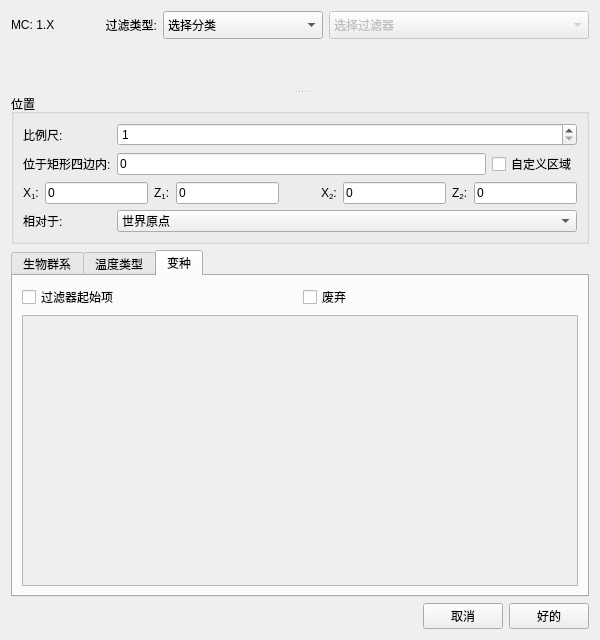
<?xml version="1.0" encoding="UTF-8"?>
<ui version="4.0">
 <class>FilterDialog</class>
 <widget class="QDialog" name="FilterDialog">
  <property name="geometry">
   <rect>
    <x>0</x>
    <y>0</y>
    <width>600</width>
    <height>640</height>
   </rect>
  </property>
  <property name="windowTitle">
   <string>新建过滤器</string>
  </property>
  <layout class="QGridLayout" name="gridLayout_3">
   <item row="0" column="0">
    <layout class="QGridLayout" name="gridLayout_2">
     <item row="0" column="0">
      <widget class="QLabel" name="labelMC">
       <property name="text">
        <string>MC: 1.X</string>
       </property>
      </widget>
     </item>
     <item row="0" column="3">
      <widget class="QComboBox" name="comboBoxCat">
       <property name="minimumSize">
        <size>
         <width>160</width>
         <height>0</height>
        </size>
       </property>
       <property name="sizeAdjustPolicy">
        <enum>QComboBox::AdjustToMinimumContentsLengthWithIcon</enum>
       </property>
       <property name="iconSize">
        <size>
         <width>20</width>
         <height>20</height>
        </size>
       </property>
       <item>
        <property name="text">
         <string>选择分类</string>
        </property>
       </item>
       <item>
        <property name="text">
         <string>算法辅助工具</string>
        </property>
        <property name="icon">
         <iconset resource="../icons.qrc">
          <normaloff>:/icons/helper.png</normaloff>:/icons/helper.png</iconset>
        </property>
       </item>
       <item>
        <property name="text">
         <string>四联结构</string>
        </property>
        <property name="icon">
         <iconset resource="../icons.qrc">
          <normaloff>:/icons/quad.png</normaloff>:/icons/quad.png</iconset>
        </property>
       </item>
       <item>
        <property name="text">
         <string>结构</string>
        </property>
        <property name="icon">
         <iconset resource="../icons.qrc">
          <normaloff>:/icons/stronghold.png</normaloff>:/icons/stronghold.png</iconset>
        </property>
       </item>
       <item>
        <property name="text">
         <string>主世界生物群系过滤</string>
        </property>
        <property name="icon">
         <iconset resource="../icons.qrc">
          <normaloff>:/icons/overworld.png</normaloff>:/icons/overworld.png</iconset>
        </property>
       </item>
       <item>
        <property name="text">
         <string>下界生物群系过滤</string>
        </property>
        <property name="icon">
         <iconset resource="../icons.qrc">
          <normaloff>:/icons/nether.png</normaloff>:/icons/nether.png</iconset>
        </property>
       </item>
       <item>
        <property name="text">
         <string>末路之地生物群系过滤</string>
        </property>
        <property name="icon">
         <iconset resource="../icons.qrc">
          <normaloff>:/icons/the_end.png</normaloff>:/icons/the_end.png</iconset>
        </property>
       </item>
       <item>
        <property name="text">
         <string>其他</string>
        </property>
        <property name="icon">
         <iconset resource="../icons.qrc">
          <normaloff>:/icons/slime.png</normaloff>:/icons/slime.png</iconset>
        </property>
       </item>
      </widget>
     </item>
     <item row="0" column="4">
      <widget class="QComboBox" name="comboBoxType">
       <property name="enabled">
        <bool>false</bool>
       </property>
       <property name="minimumSize">
        <size>
         <width>260</width>
         <height>0</height>
        </size>
       </property>
       <property name="maxVisibleItems">
        <number>20</number>
       </property>
       <property name="sizeAdjustPolicy">
        <enum>QComboBox::AdjustToMinimumContentsLengthWithIcon</enum>
       </property>
       <property name="iconSize">
        <size>
         <width>20</width>
         <height>20</height>
        </size>
       </property>
       <item>
        <property name="text">
         <string>选择过滤器</string>
        </property>
       </item>
      </widget>
     </item>
     <item row="0" column="1">
      <widget class="QLabel" name="labelFilterType">
       <property name="text">
        <string>过滤类型:</string>
       </property>
       <property name="alignment">
        <set>Qt::AlignRight|Qt::AlignTrailing|Qt::AlignVCenter</set>
       </property>
      </widget>
     </item>
    </layout>
   </item>
   <item row="1" column="0">
    <widget class="QSplitter" name="splitter">
     <property name="orientation">
      <enum>Qt::Vertical</enum>
     </property>
     <widget class="Collapsible" name="collapseDescription" native="true"/>
     <widget class="QWidget" name="layoutWidget">
      <layout class="QVBoxLayout" name="verticalLayout">
       <item>
        <widget class="QGroupBox" name="groupBoxPosition">
         <property name="title">
          <string>位置</string>
         </property>
         <layout class="QGridLayout" name="gridLayout">
          <item row="4" column="0">
           <widget class="QLabel" name="labelRelative">
            <property name="text">
             <string>相对于:</string>
            </property>
           </widget>
          </item>
          <item row="0" column="1" colspan="2">
           <widget class="QSpinBox" name="spinBox">
            <property name="minimum">
             <number>1</number>
            </property>
            <property name="maximum">
             <number>99</number>
            </property>
           </widget>
          </item>
          <item row="4" column="1" colspan="2">
           <widget class="QComboBox" name="comboBoxRelative">
            <item>
             <property name="text">
              <string>世界原点</string>
             </property>
            </item>
           </widget>
          </item>
          <item row="1" column="1">
           <widget class="QLineEdit" name="lineRadius">
            <property name="text">
             <string>0</string>
            </property>
           </widget>
          </item>
          <item row="1" column="2">
           <widget class="QCheckBox" name="buttonArea">
            <property name="toolTip">
             <string>Specify manual rectangle rather than square</string>
            </property>
            <property name="text">
             <string>自定义区域</string>
            </property>
            <property name="checkable">
             <bool>true</bool>
            </property>
           </widget>
          </item>
          <item row="0" column="0">
           <widget class="QLabel" name="labelSpinBox">
            <property name="text">
             <string>比例尺:</string>
            </property>
           </widget>
          </item>
          <item row="1" column="0">
           <widget class="QLabel" name="labelSquareArea">
            <property name="text">
             <string>位于矩形四边内:</string>
            </property>
           </widget>
          </item>
          <item row="2" column="0" colspan="3">
           <layout class="QHBoxLayout" name="horizontalLayout">
            <item>
             <widget class="QLabel" name="labelX1">
              <property name="toolTip">
               <string>Lower bound (inclusive)</string>
              </property>
              <property name="text">
               <string>X&lt;sub&gt;1&lt;/sub&gt;:</string>
              </property>
             </widget>
            </item>
            <item>
             <widget class="QLineEdit" name="lineEditX1">
              <property name="toolTip">
               <string>Lower bound (inclusive)</string>
              </property>
              <property name="text">
               <string>0</string>
              </property>
             </widget>
            </item>
            <item>
             <widget class="QLabel" name="labelZ1">
              <property name="toolTip">
               <string>Lower bound (inclusive)</string>
              </property>
              <property name="text">
               <string>Z&lt;sub&gt;1&lt;/sub&gt;:</string>
              </property>
             </widget>
            </item>
            <item>
             <widget class="QLineEdit" name="lineEditZ1">
              <property name="toolTip">
               <string>Lower bound (inclusive)</string>
              </property>
              <property name="text">
               <string>0</string>
              </property>
             </widget>
            </item>
            <item>
             <spacer name="horizontalSpacer">
              <property name="orientation">
               <enum>Qt::Horizontal</enum>
              </property>
              <property name="sizeHint" stdset="0">
               <size>
                <width>40</width>
                <height>20</height>
               </size>
              </property>
             </spacer>
            </item>
            <item>
             <widget class="QLabel" name="labelX2">
              <property name="toolTip">
               <string>Upper bound (inclusive)</string>
              </property>
              <property name="text">
               <string>X&lt;sub&gt;2&lt;/sub&gt;:</string>
              </property>
             </widget>
            </item>
            <item>
             <widget class="QLineEdit" name="lineEditX2">
              <property name="toolTip">
               <string>Upper bound (inclusive)</string>
              </property>
              <property name="text">
               <string>0</string>
              </property>
             </widget>
            </item>
            <item>
             <widget class="QLabel" name="labelZ2">
              <property name="toolTip">
               <string>Upper bound (inclusive)</string>
              </property>
              <property name="text">
               <string>Z&lt;sub&gt;2&lt;/sub&gt;:</string>
              </property>
             </widget>
            </item>
            <item>
             <widget class="QLineEdit" name="lineEditZ2">
              <property name="toolTip">
               <string>Upper bound (inclusive)</string>
              </property>
              <property name="text">
               <string>0</string>
              </property>
             </widget>
            </item>
           </layout>
          </item>
         </layout>
        </widget>
       </item>
       <item>
        <widget class="QTabWidget" name="tabWidget">
         <property name="currentIndex">
          <number>2</number>
         </property>
         <property name="usesScrollButtons">
          <bool>false</bool>
         </property>
         <widget class="QWidget" name="tabBiomes">
          <attribute name="title">
           <string>生物群系</string>
          </attribute>
          <layout class="QGridLayout" name="gridLayout_4">
           <item row="1" column="3">
            <widget class="QLineEdit" name="lineY">
             <property name="toolTip">
              <string>Vertical position in blocks</string>
             </property>
             <property name="text">
              <string>63</string>
             </property>
            </widget>
           </item>
           <item row="1" column="0">
            <widget class="QCheckBox" name="checkApprox">
             <property name="toolTip">
              <string>Enables optimizations that trade accuracy for speed</string>
             </property>
             <property name="text">
              <string>近似</string>
             </property>
            </widget>
           </item>
           <item row="1" column="2">
            <widget class="QLabel" name="labelY">
             <property name="text">
              <string>采样位置 (Y):</string>
             </property>
            </widget>
           </item>
           <item row="3" column="0" colspan="4">
            <widget class="QScrollArea" name="scrollArea">
             <property name="widgetResizable">
              <bool>true</bool>
             </property>
             <widget class="QWidget" name="scrollBiomes">
              <property name="geometry">
               <rect>
                <x>0</x>
                <y>0</y>
                <width>554</width>
                <height>261</height>
               </rect>
              </property>
              <layout class="QVBoxLayout" name="verticalLayout_2">
               <property name="sizeConstraint">
                <enum>QLayout::SetMinAndMaxSize</enum>
               </property>
               <item>
                <layout class="QGridLayout" name="gridLayoutBiomes"/>
               </item>
              </layout>
             </widget>
            </widget>
           </item>
           <item row="2" column="0" colspan="4">
            <layout class="QHBoxLayout" name="horizontalLayout_3">
             <item>
              <widget class="QPushButton" name="buttonUncheck">
               <property name="text">
                <string>取消所有</string>
               </property>
              </widget>
             </item>
             <item>
              <widget class="QPushButton" name="buttonInclude">
               <property name="text">
                <string>包含所有</string>
               </property>
              </widget>
             </item>
             <item>
              <widget class="QPushButton" name="buttonExclude">
               <property name="text">
                <string>排除所有</string>
               </property>
              </widget>
             </item>
            </layout>
           </item>
           <item row="1" column="1">
            <spacer name="horizontalSpacer_3">
             <property name="orientation">
              <enum>Qt::Horizontal</enum>
             </property>
             <property name="sizeHint" stdset="0">
              <size>
               <width>40</width>
               <height>20</height>
              </size>
             </property>
            </spacer>
           </item>
          </layout>
         </widget>
         <widget class="QWidget" name="tabTemps">
          <attribute name="title">
           <string>温度类型</string>
          </attribute>
          <layout class="QVBoxLayout" name="verticalLayout_4">
           <item>
            <widget class="QLabel" name="label">
             <property name="text">
              <string>选择每个温度类别需要多少个条目.</string>
             </property>
            </widget>
           </item>
           <item>
            <layout class="QGridLayout" name="gridLayoutTemps"/>
           </item>
           <item>
            <spacer name="verticalSpacer">
             <property name="orientation">
              <enum>Qt::Vertical</enum>
             </property>
             <property name="sizeHint" stdset="0">
              <size>
               <width>20</width>
               <height>40</height>
              </size>
             </property>
            </spacer>
           </item>
          </layout>
         </widget>
         <widget class="QWidget" name="tabVariants">
          <attribute name="title">
           <string>变种</string>
          </attribute>
          <layout class="QGridLayout" name="gridLayout_5">
           <item row="0" column="1">
            <widget class="QCheckBox" name="checkAbandoned">
             <property name="text">
              <string>废弃</string>
             </property>
            </widget>
           </item>
           <item row="0" column="0">
            <widget class="QCheckBox" name="checkStartPiece">
             <property name="toolTip">
              <string>Allow only structures that start with one of the selected pieces</string>
             </property>
             <property name="text">
              <string>过滤器起始项</string>
             </property>
            </widget>
           </item>
           <item row="1" column="0" colspan="2">
            <widget class="QScrollArea" name="scrollVariants">
             <property name="widgetResizable">
              <bool>true</bool>
             </property>
             <widget class="QWidget" name="scrollAreaWidgetContents_2">
              <property name="geometry">
               <rect>
                <x>0</x>
                <y>0</y>
                <width>554</width>
                <height>296</height>
               </rect>
              </property>
              <layout class="QVBoxLayout" name="verticalLayout_3">
               <item>
                <layout class="QGridLayout" name="gridLayoutVariants"/>
               </item>
              </layout>
             </widget>
            </widget>
           </item>
          </layout>
         </widget>
        </widget>
       </item>
      </layout>
     </widget>
    </widget>
   </item>
   <item row="2" column="0">
    <layout class="QHBoxLayout" name="horizontalLayout_2">
     <item>
      <spacer name="horizontalSpacer_2">
       <property name="orientation">
        <enum>Qt::Horizontal</enum>
       </property>
       <property name="sizeHint" stdset="0">
        <size>
         <width>40</width>
         <height>20</height>
        </size>
       </property>
      </spacer>
     </item>
     <item>
      <widget class="QPushButton" name="buttonCancel">
       <property name="text">
        <string>取消</string>
       </property>
       <property name="icon">
        <iconset theme="dialog-cancel">
         <normaloff>.</normaloff>.</iconset>
       </property>
      </widget>
     </item>
     <item>
      <widget class="QPushButton" name="buttonOk">
       <property name="text">
        <string>好的</string>
       </property>
       <property name="icon">
        <iconset theme="dialog-ok">
         <normaloff>.</normaloff>.</iconset>
       </property>
      </widget>
     </item>
    </layout>
   </item>
  </layout>
 </widget>
 <customwidgets>
  <customwidget>
   <class>Collapsible</class>
   <extends>QWidget</extends>
   <header>src/collapsible.h</header>
   <container>1</container>
  </customwidget>
 </customwidgets>
 <tabstops>
  <tabstop>buttonOk</tabstop>
  <tabstop>buttonCancel</tabstop>
  <tabstop>comboBoxCat</tabstop>
  <tabstop>comboBoxType</tabstop>
  <tabstop>spinBox</tabstop>
  <tabstop>lineRadius</tabstop>
  <tabstop>buttonArea</tabstop>
  <tabstop>lineEditX1</tabstop>
  <tabstop>lineEditZ1</tabstop>
  <tabstop>lineEditX2</tabstop>
  <tabstop>lineEditZ2</tabstop>
  <tabstop>comboBoxRelative</tabstop>
  <tabstop>tabWidget</tabstop>
  <tabstop>buttonUncheck</tabstop>
  <tabstop>buttonInclude</tabstop>
  <tabstop>buttonExclude</tabstop>
  <tabstop>scrollArea</tabstop>
 </tabstops>
 <resources>
  <include location="../icons.qrc"/>
 </resources>
 <connections/>
</ui>
